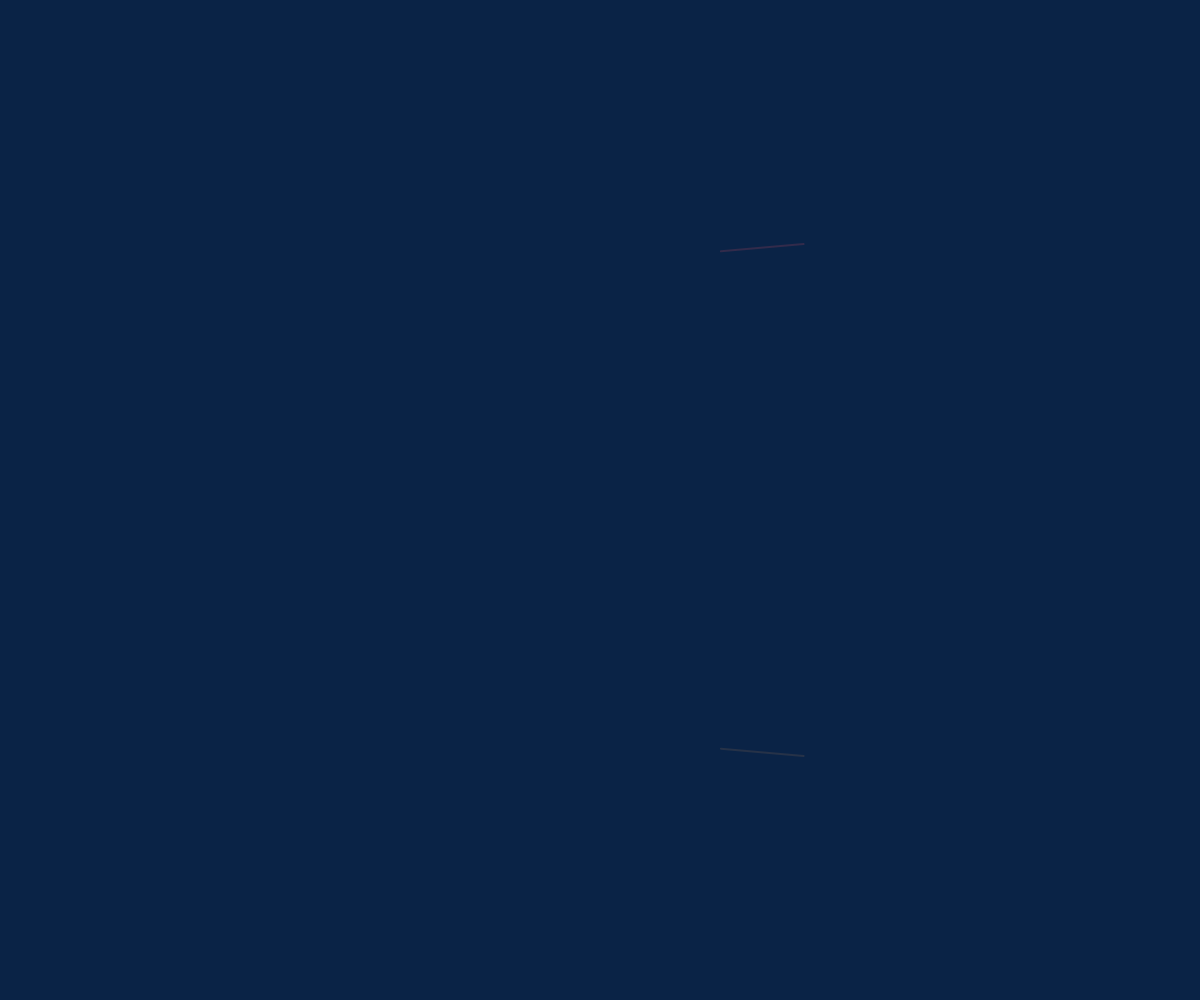
Frame 1 (no input)
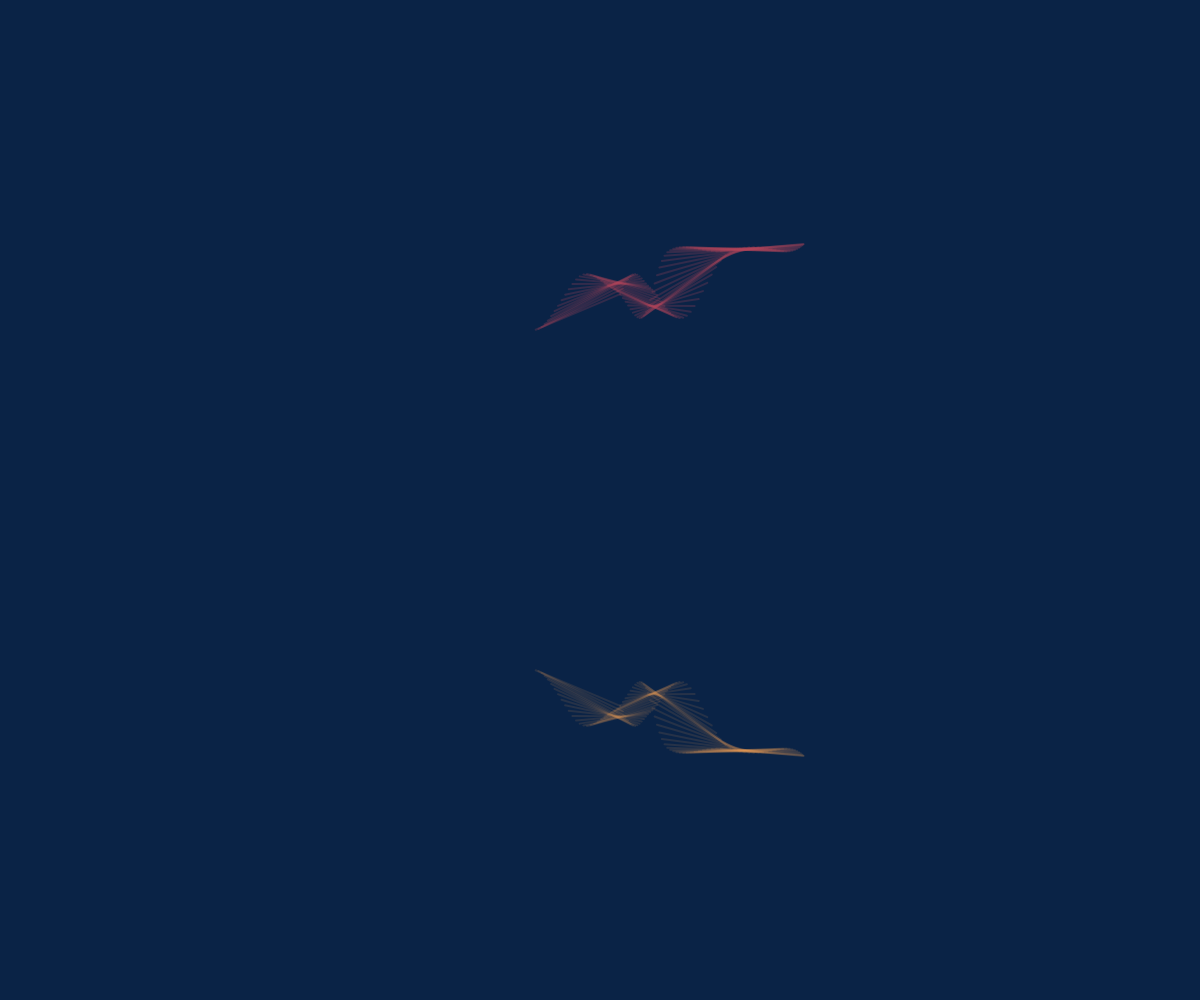
Frame 60 (no input)
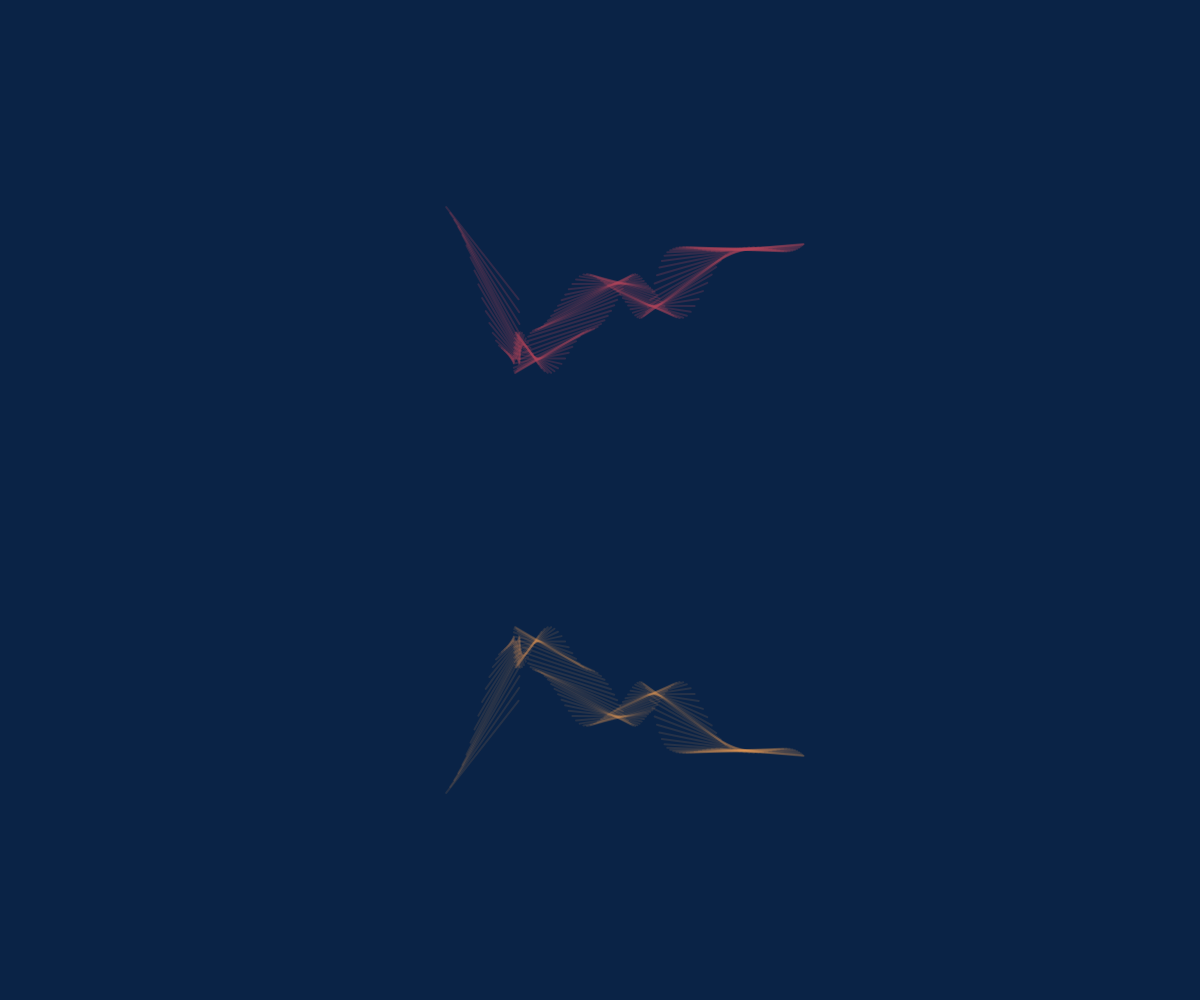
Frame 120 (the mouse pressed at the canvas centre since frame 60)

The p5.js sketch that drew these frames (run headless with seeded random() and noise() and a simulated clock; from frame 60 on, the mouse is pressed at the canvas centre):

// p5.js sketch
// ── sketch.js
let noiseTime = 0;
let noiseTam = 100;

function setup() {
  createCanvas(windowWidth, windowHeight);
  background(10, 35, 70);
  smooth(50);
}

function draw() {

  let posX1 = map(noise(noiseTime), 0, 1, 0, windowWidth);
  let posY1 = map(noise(noiseTam), 0, 1, 0, windowHeight);
  let posX2 = map(noise(noiseTime + 0.1), 0, 1, 0, windowWidth);
  let posY2 = map(noise(noiseTam + 0.1), 0, 1, 0, windowHeight);

  let tam = map(noise(noiseTime), 0, 1, 50, 5);
  noiseTime += 0.004;
  noiseTam += 0.011;

  stroke(179, 70, 90, 60);
  strokeWeight(2);
  line(posX1, posY1, posX2, posY2);

  let reflY1 = windowHeight - posY1;
  let reflY2 = windowHeight - posY2;
  let tamrefl = tam;

  stroke(243, 159, 90, 30);
  strokeWeight(2);
  line(posX1, reflY1, posX2, reflY2, tamrefl);


  let posX3 = map(noise(noiseTime + 100), 0, 1, 0, windowWidth);
  let posY3 = map(noise(noiseTam + 50), 0, 1, 0, windowHeight);
  let tamcir = map(noise(noiseTam + 1), 0, 1, 0, 0,5);

  fill(0, 21, 36);
  stroke(200, 204, 10, 50);
  strokeWeight(3);
  circle(posX3, posY3, tamcir);
  
}
